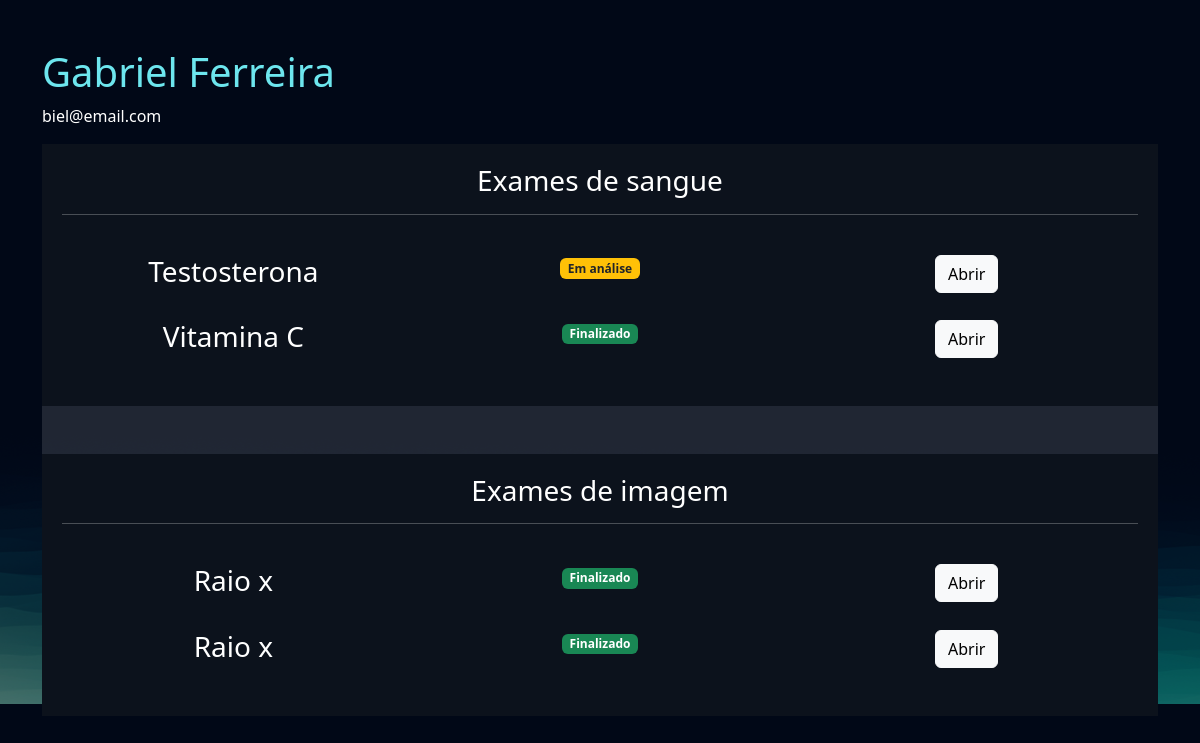
Screenshot of /empresarial/cliente/1 (signed in) with the database file from the repository.
### exames/models.py (models this page shows, shortened)
class SolicitacaoExame(models.Model):
    choice_status = (
        ('E', 'Em análise'),
        ('F', 'Finalizado')
    )
    usuario = models.ForeignKey(User, on_delete=models.DO_NOTHING)
    exame = models.ForeignKey(TiposExames, on_delete=models.DO_NOTHING)
    status = models.CharField(max_length=2, choices=choice_status)
    resultado = models.FileField(upload_to="resultados", null=True, blank=True)
    requer_senha = models.BooleanField(default=False)
    senha = models.CharField(max_length=16, null=True, blank=True)

class TiposExames(models.Model):
    tipo_choices = (
        ('I', 'Exame de imagem'),
        ('S', 'Exame de Sangue')
    )
    nome = models.CharField(max_length=50)
    tipo = models.CharField(max_length=2, choices=tipo_choices)
    preco = models.FloatField()
    disponivel = models.BooleanField(default=True)
    horario_inicial = models.IntegerField()
    horario_final = models.IntegerField()

### empresarial/views.py (the view)
# urls.py: path('cliente/<int:cliente_id>', views.cliente, name="cliente"),
@staff_member_required
def cliente(request, cliente_id):
    cliente = User.objects.get(id=cliente_id)
    exames = SolicitacaoExame.objects.filter(usuario=cliente)
    return render(request, 'cliente.html', {'cliente': cliente, 'exames': exames})

### exames/models.py (called while the page is built)
    def badge_template(self):
        if self.status == 'E':
            classes_css = 'bg-warning text-dark'
            texto = "Em análise"
        elif self.status == 'F':
            classes_css = 'bg-success'
            texto = "Finalizado"
        return mark_safe(f"<span class='badge bg-primary {classes_css}'>{texto}</span>")

### empresarial/templates/cliente.html (shortened to what this page needs)
{% extends "bases/base.html" %}
{% load static %}
{% block 'head' %}
    <link href="{% static 'exames/css/css.css' %}" rel="stylesheet">
    <link href="{% static 'exames/css/gerenciar_pedidos.css' %}" rel="stylesheet">
    <link href="{% static 'exames/css/gerenciar_exames.css' %}" rel="stylesheet">
{% endblock 'head' %}
{% block 'conteudo' %}
    <br>
    <br>
    <div class="container">
        <h3 class="font-destaque">{{cliente.get_full_name}}</h3>
        <p>{{cliente.email}}</p>
        <div class="card card-view">
            <div class="sub-card">
                <h3>Exames de sangue</h3>
                <hr>
                <br>
                {% for exame in exames  %}
                    {% if  exame.exame.tipo == 'S'%}
                        <div class="row">
                            <div class="col-md"><h3>{{exame.exame.nome}}</h3></div>
                            <div class="col-md">{{exame.badge_template}}</div>
                            <div class="col-md">
                                <a href="{% url 'exame_cliente' exame.id %}" class="btn btn-light">Abrir</a>
                            </div>
                        </div>
                        <br>
                    {% endif %}
                {% endfor %}
            </div>
            <br>
            <br>
            <div class="sub-card">
                <h3>Exames de imagem</h3>
                <hr>
                <br>
                {% for exame in exames  %}
                    {% if  exame.exame.tipo == 'I'%}
                        <div class="row">
                            <div class="col-md"><h3>{{exame.exame.nome}}</h3></div>
                            <div class="col-md">{{exame.badge_template}}</div>
                            <div class="col-md"><a href="{% url 'exame_cliente' exame.id %}" class="btn btn-light">Abrir</a></div>
                        </div>
                        <br>
                    {% endif %}
                {% endfor %}
            </div>
        </div>
    </div>
{% endblock 'conteudo' %}

### templates/static/geral/css/base.css (style rules this page uses)
:root { --main-color: #151C34; --dark-color: #0C121C ; --light-color: #6DE6EE; --contrast-color: #f4c96b; --differential-color: #066668; }
* { color: white }
.font-destaque { color: var(--light-color); font-size: 40px; }

### templates/static/exames/css/css.css (style rules this page uses)
body { background-image: url('/static/geral/img/bg2.png'); background-size: cover; }
.card { background-color: rgba(217, 217, 217, .14); color: white; padding: 15px; }

### templates/static/exames/css/gerenciar_pedidos.css (style rules this page uses)
.card-view { text-align: center; padding: 0; border: none; height: 70vh; }

### templates/static/exames/css/gerenciar_exames.css (style rules this page uses)
.sub-card { background-color: var(--dark-color); padding: 20px; }

### rows the page displays
SolicitacaoExame: exame.nome "Testosterona", badge_template "Em análise"
SolicitacaoExame: exame.nome "Vitamina C", badge_template "Finalizado"
SolicitacaoExame: exame.nome "Raio x", badge_template "Finalizado"
SolicitacaoExame: exame.nome "Raio x", badge_template "Finalizado"

### other values shown
{{ cliente.get_full_name }} "Gabriel Ferreira"
{{ cliente.email }} "biel@email.com"
